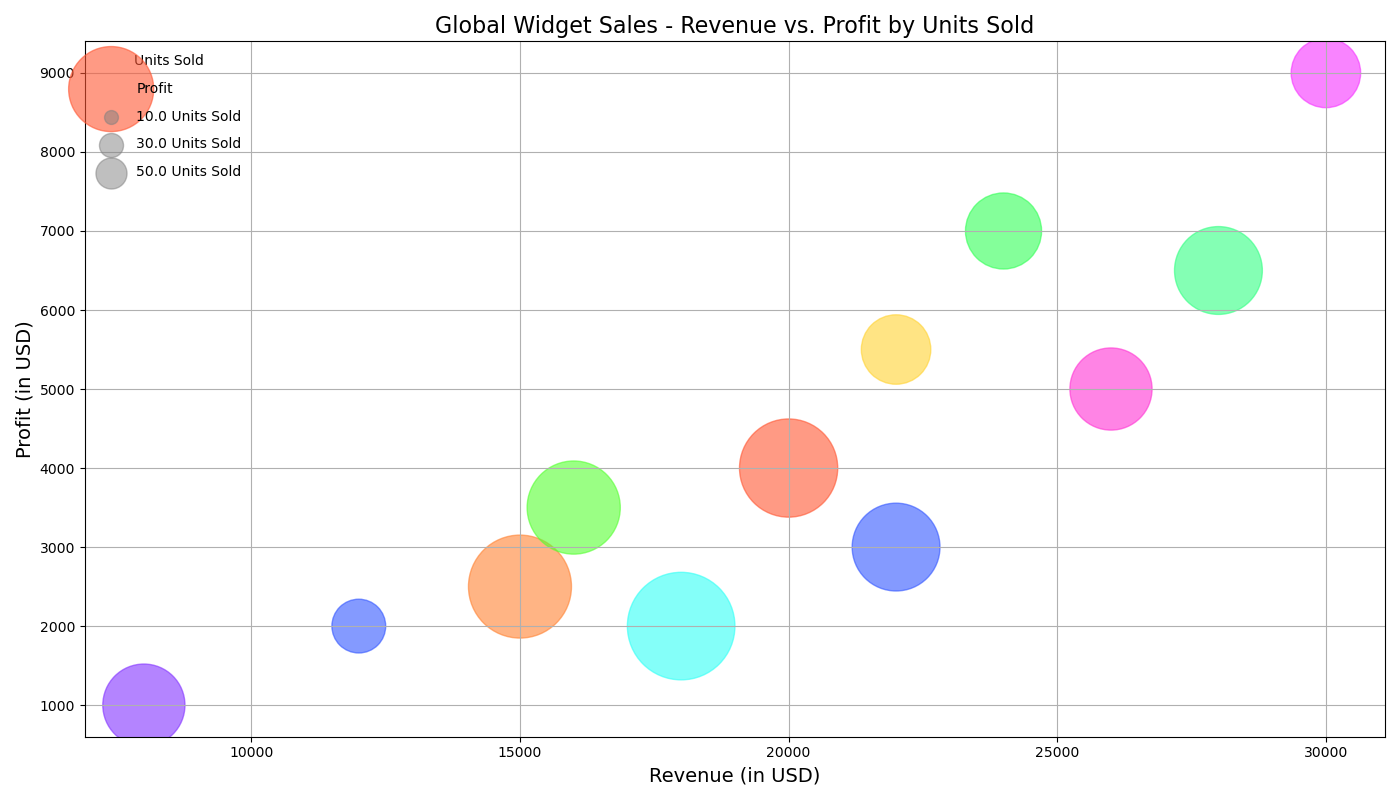

This figure's Python source:

import matplotlib.pyplot as plt
import pandas as pd

# Creating a DataFrame from the given table data
data = {
    'Region': ['North America', 'North America', 'Europe', 'Europe', 'Asia', 'Asia',
               'South America', 'South America', 'Africa', 'Africa', 'Australia', 'Australia'],
    'Product': ['Widget A', 'Widget B', 'Widget A', 'Widget B', 'Widget A', 'Widget B',
                'Widget A', 'Widget B', 'Widget A', 'Widget B', 'Widget A', 'Widget B'],
    'Revenue': [20000, 24000, 22000, 26000, 18000, 30000, 15000, 28000, 8000, 12000, 16000, 22000],
    'Profit': [4000, 7000, 3000, 5000, 2000, 9000, 2500, 6500, 1000, 2000, 3500, 5500],
    'Units Sold': [500, 300, 400, 350, 600, 250, 550, 400, 350, 150, 450, 250]
}

df = pd.DataFrame(data)

# Plotting
fig, ax = plt.subplots(figsize=(14, 8))  # Change the width and height of the chart
scatter = ax.scatter(x='Revenue', y='Profit', s=df['Units Sold']*10,  # Multiply units sold by 10 for bubble sizes
                     alpha=0.6, c=['#FF5733', '#33FF57', '#3357FF', '#FF33D4', '#33FFF6',
                                   '#F633FF', '#FF8333', '#33FF83', '#8333FF', '#3357FF',
                                   '#57FF33', '#FFD333'], data=df)

# Customizing the chart
ax.set_title('Global Widget Sales - Revenue vs. Profit by Units Sold', fontsize=16)
ax.set_xlabel('Revenue (in USD)', fontsize=14)
ax.set_ylabel('Profit (in USD)', fontsize=14)
plt.grid(True)

# Adding legend with the size reference for bubbles
for area in [100, 300, 500]:  # Example bubble sizes
    plt.scatter([], [], c='grey', alpha=0.5, s=area,
                label=f'{area/10} Units Sold')
plt.legend(scatterpoints=1, frameon=False, labelspacing=1, title='Units Sold')

# Show the plot
plt.tight_layout()
plt.show()
